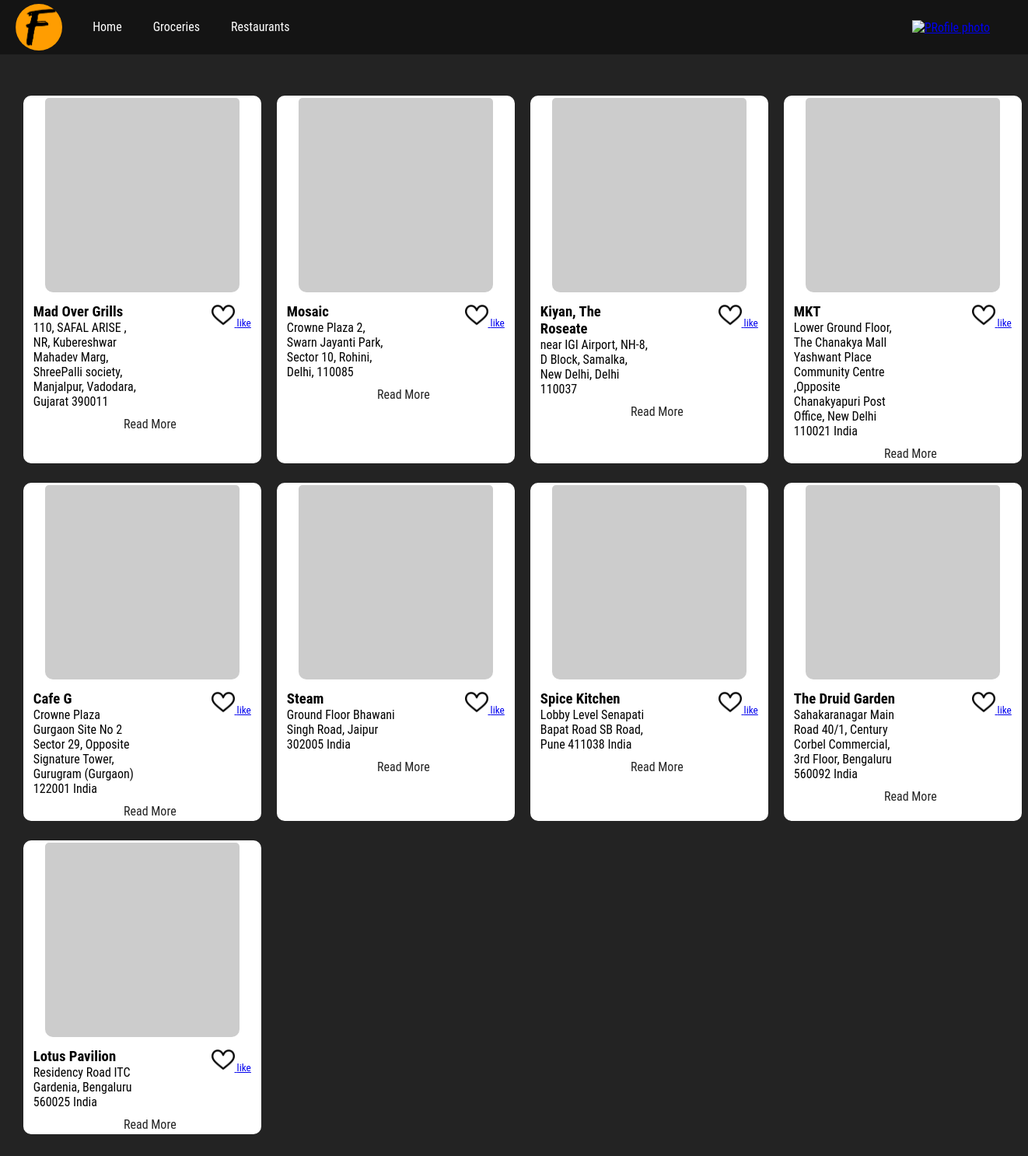
The page /charity/try.php on the database its author committed.
### tables this page shows
CREATE TABLE `contributor_master` (
  `id` int(11) NOT NULL,
  `name` varchar(255) NOT NULL,
  `email` varchar(255) NOT NULL,
  `password` varchar(255) NOT NULL,
  `address` text NOT NULL,
  `city` varchar(50) NOT NULL,
  `state` varchar(50) NOT NULL,
  `photo_name` varchar(255) NOT NULL DEFAULT 'user.png'
);

### connection.php (called while the page is built, shortened)
<?php
$img="";
?>

### charity/try.php (the view, shortened to what this page needs)
<!DOCTYPE html>
<?php
include '../connection.php';
$selectquery = "select * from contributor_master";
$query = mysqli_query($connection, $selectquery);
$grouparr = [];
while ($res = mysqli_fetch_array($query)) {
  $arr = [];
  $arr[] = $res['id'];
  $arr[] = $res['name'];
  $arr[] = $res['email'];
  $arr[] = $res['address'];
  $arr[] = $res['city'];
  $arr[] = $res['state'];
  $grouparr[] = $arr;
}
for ($i = 0; $i < count($grouparr); $i++) {
  if (count($grouparr[$i]) == 6) {
    $grouparr[$i][] = 0;
  }
}
?>
<html>
<head>
  <link rel="stylesheet" href="css/cards.css?v=<?php echo time(); ?>" />
</head>
<body>
  <div class="navbar">
    <div class="left">
      <div class="Logo">
        <img src="../images/foodable logo 2.png" alt="logo" class="foodablelogo" />
      </div>
      <div class="navoptions">
        <ul>
          <li><a href="#">Home</a></li>
          <li><a href="grocerystatic.php">Groceries</a></li>
          <li><a href="restaurantstatic.php">Restaurants</a></li>
        </ul>
      </div>
    </div>
    <div class="right">
      <div class="Profilephoto">
        <a href="charityProfilepage.php">
          <img src="../upload_charity/<?php echo $img ?>" alt="PRofile photo" width="60px" height="60px" />
        </a>
      </div>
    </div>
  </div>
  <div class="Cards-area">
    <?php
    for ($i = 0; $i < count($grouparr); $i++) {
      ?>
      <div class="card" id="card<?php echo $grouparr[$i][0]; ?>">
        <img src="https://via.placeholder.com/300" alt="Card Image" />
        <div class="bottom-area">
          <div class="aboutsub">
          <h3 id="card-head">
            <?php echo $grouparr[$i][1]; ?>
          </h3>
          <p id="card-body">
            <?php echo $grouparr[$i][3]; ?>
          </p>
          </div>
          <div class="like">
          <button id="like<?php echo $grouparr[$i][0]; ?>">
          <a href="likePage.php?contibutor_id=<?php echo  $grouparr[$i][0];?>">
            <img src="../images/like buttons/heart.png" alt="" />
            like
          </button>
          </div>
        </div>
        <div class="readme">
          <a href="#">Read More</a>
          </div>
      </div>
      <?php
    } ?>
  </div>
</body>
</html>

### charity/css/cards.css (style rules this page uses)
* { margin: 0; padding: 0; font-family: "Kanit", sans-serif; font-family: "Roboto Condensed", sans-serif; }
body { background-color: rgb(35, 35, 35); }
.navbar { color: white; display: flex; width: 100%; height: 70px; background-color: rgb(20, 20, 20); }
.left { display: flex; width: 50%; }
.Logo { width: 15%; display: flex; align-items: center; justify-content: center; }
.Logo img { width: 60px; height: 60px; border-radius: 50%; }
.navoptions { width: 85%; height: 100%; }
.navoptions ul { display: flex; align-items: left; }
.navoptions ul li { padding: 20px; padding-top: 25px; text-decoration: none; list-style: none; color: black; transition: .4s; }
.navoptions ul li a { color: white; list-style: none; text-decoration: none; }
.right { display: flex; align-items: right; justify-content: right; width: 50%; }
.Profilephoto { width: 30%; display: flex; align-items: center; justify-content: center; }
.Cards-area { width: 97%; margin: 3rem auto; display: grid; grid-template-columns: repeat(4,2fr); }
.card { width: 300px; border: 3px solid white; background-color: white; border-radius: 10px; margin: 5px 10px 20px 10px; transition: .3s; color: #000000; cursor: pointer; }
.card { text-align: center; }
.card img { border-radius: 5px 5px 10px 10px; width: 250px; height: 250px; }
.bottom-area { display: flex; padding: 10px; text-align: left; }
.aboutsub { width: 50%; }
.like { width: 50%; text-align: right; }
.like button { background-color: transparent; border: none; }
.like button img { width: 30px; height: 30px; transition: .3s; cursor: pointer; }
.readme { text-align: center; width: 100%; }
.readme a { padding: 10px; text-decoration: none; color: rgb(35, 35, 35); }

### rows shown on the page
contributor_master: name "Mad Over Grills", address "110, SAFAL ARISE , NR, Kubereshwar Mahadev Marg, ShreePalli society, Manjalpur, Vadodara, Gujarat 390011"
contributor_master: name "Mosaic", address "Crowne Plaza 2, Swarn Jayanti Park, Sector 10, Rohini, Delhi, 110085"
contributor_master: name "Kiyan, The Roseate", address "near IGI Airport, NH-8, D Block, Samalka, New Delhi, Delhi 110037"
contributor_master: name "MKT", address "Lower Ground Floor, The Chanakya Mall Yashwant Place Community Centre ,Opposite Chanakyapuri Post Office, New Delhi 110021 India"
contributor_master: name "Cafe G", address "Crowne Plaza Gurgaon Site No 2 Sector 29, Opposite Signature Tower, Gurugram (Gurgaon) 122001 India"
contributor_master: name "Steam", address "Ground Floor Bhawani Singh Road, Jaipur 302005 India"
contributor_master: name "Spice Kitchen", address "Lobby Level Senapati Bapat Road SB Road, Pune 411038 India"
contributor_master: name "The Druid Garden", address "Sahakaranagar Main Road 40/1, Century Corbel Commercial, 3rd Floor, Bengaluru 560092 India"
contributor_master: name "Lotus Pavilion", address "Residency Road ITC Gardenia, Bengaluru 560025 India"
